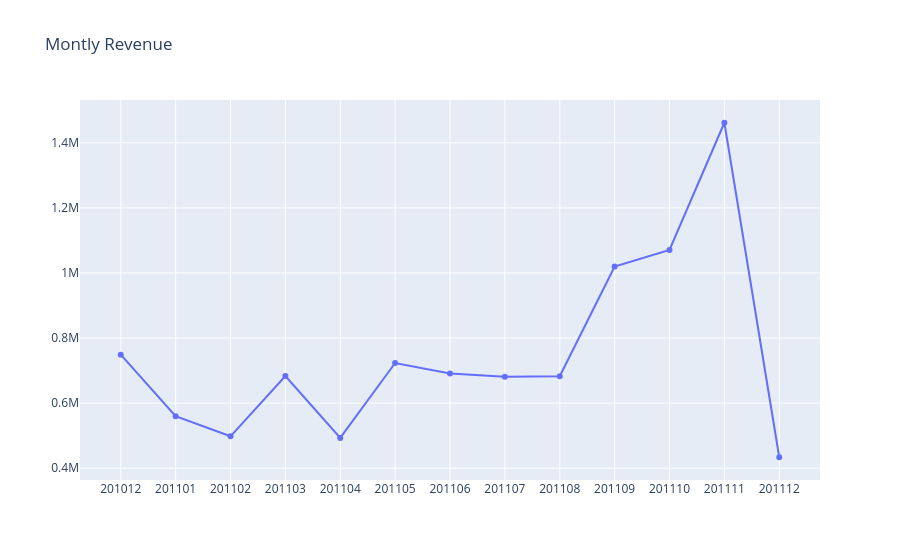

The code cell stored with this chart in its notebook:
### Markdown cell above
### Monthly Revenue Visualization

### Code cell
plot_data = [
    go.Scatter(
        x=df_revenue['InvoiceYearMonth'],
        y=df_revenue['Revenue'],
    )
]

plot_layout = go.Layout(
        xaxis={"type": "category"},
        title='Montly Revenue'
    )
fig = go.Figure(data=plot_data, layout=plot_layout)
fig.show()

### Figure 1 — Plotly figure (JSON) as saved in the notebook; plotly's stock layout.template omitted (floating-point values rounded to 4 significant figures)
{"data": [{"type": "scatter", "x": [201012, 201101, 201102, 201103, 201104, 201105, 201106, 201107, 201108, 201109, 201110, 201111, 201112], "y": [749000.0, 560000.0, 498100.0, 683300.0, 493200.0, 723300.0, 691100.0, 681300.0, 682700.0, 1020000.0, 1071000.0, 1462000.0, 433700.0]}], "layout": {"title": {"text": "Montly Revenue"}, "xaxis": {"type": "category"}}}
